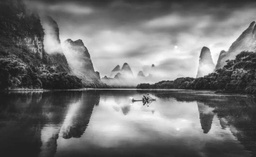
#> input picture Transform_code/test.jpg, 256 x 157 px, shrunk from 1120 x 688 before the run
$ python transform_code.py
#> lines starting #> are read from the running program, lines starting #| are printed output that depends on the picture; long printed decimals are rounded
# coding=utf-8
"""
Created on 2020/4/13 14:48
By cfsfine

"""

import numpy as np
import cv2


# 求两张图片的psnr
def psnr(img1, img2):
    mse = np.mean ((img1 / 255. - img2 / 255.) ** 2)
    if mse < 1.0e-10:
        return 100
    PIXEL_MAX = 1
    return 20 * np.math.log10 (PIXEL_MAX / np.math.sqrt (mse))


# dct变换后再反变换，返回psnr值。
# 传入n，取zigzag扫描后前2，3，5，8个系数结果。
# 输入其他数字表示全部系数恢复。
def dct(img, n):
    block_width = 8
    dct_arg = 1
    img_float = img.astype ('float')
    x_block_count = img.shape[0] / block_width
    y_block_count = img.shape[1] / block_width
    idct_img_recor = np.zeros (img.shape)

    if n == 2:
        zag = [[1, 1, 0, 0, 0, 0, 0, 0], [0, 0, 0, 0, 0, 0, 0, 0], [0, 0, 0, 0, 0, 0, 0, 0], [0, 0, 0, 0, 0, 0, 0, 0],
               [0, 0, 0, 0, 0, 0, 0, 0], [0, 0, 0, 0, 0, 0, 0, 0], [0, 0, 0, 0, 0, 0, 0, 0], [0, 0, 0, 0, 0, 0, 0, 0]]
    elif n == 3:
        zag = [[1, 1, 0, 0, 0, 0, 0, 0], [1, 0, 0, 0, 0, 0, 0, 0], [0, 0, 0, 0, 0, 0, 0, 0], [0, 0, 0, 0, 0, 0, 0, 0],
               [0, 0, 0, 0, 0, 0, 0, 0], [0, 0, 0, 0, 0, 0, 0, 0], [0, 0, 0, 0, 0, 0, 0, 0], [0, 0, 0, 0, 0, 0, 0, 0]]
    elif n == 5:
        zag = [[1, 1, 0, 0, 0, 0, 0, 0], [1, 1, 0, 0, 0, 0, 0, 0], [1, 0, 0, 0, 0, 0, 0, 0], [0, 0, 0, 0, 0, 0, 0, 0],
               [0, 0, 0, 0, 0, 0, 0, 0], [0, 0, 0, 0, 0, 0, 0, 0], [0, 0, 0, 0, 0, 0, 0, 0], [0, 0, 0, 0, 0, 0, 0, 0]]
    elif n == 8:
        zag = [[1, 1, 1, 1, 0, 0, 0, 0], [1, 1, 1, 0, 0, 0, 0, 0], [1, 0, 0, 0, 0, 0, 0, 0], [0, 0, 0, 0, 0, 0, 0, 0],
               [0, 0, 0, 0, 0, 0, 0, 0], [0, 0, 0, 0, 0, 0, 0, 0], [0, 0, 0, 0, 0, 0, 0, 0], [0, 0, 0, 0, 0, 0, 0, 0]]
    else:
        zag = [[1, 1, 1, 1, 1, 1, 1, 1], [1, 1, 1, 1, 1, 1, 1, 1], [1, 1, 1, 1, 1, 1, 1, 1], [1, 1, 1, 1, 1, 1, 1, 1],
               [1, 1, 1, 1, 1, 1, 1, 1], [1, 1, 1, 1, 1, 1, 1, 1], [1, 1, 1, 1, 1, 1, 1, 1], [1, 1, 1, 1, 1, 1, 1, 1]]

    for y_num in range (0, int (y_block_count)):
        for x_num in range (0, int (x_block_count)):
            x_offset = x_num * block_width
            y_offset = y_num * block_width
            block_img = img_float[x_offset:x_offset + block_width, y_offset:y_offset + block_width]

            # dct
            block_img_dct1 = cv2.dct (block_img)
            block_img_dct = np.zeros ([8, 8])
            for i in range (block_width):
                for j in range (block_width):
                    block_img_dct[i][j] = int (block_img_dct1[i][j])

            for i in range (block_width):
                for j in range (block_width):
                    block_img_dct[i][j] *= zag[i][j]

            block_img_idct = cv2.idct (block_img_dct)
            idct_img_recor[x_offset:x_offset + block_width, y_offset:y_offset + block_width] = block_img_idct
    cv2.imwrite ('test1.jpg', idct_img_recor)
    return psnr (img, idct_img_recor)


# dct变换后,量化，再反变换。
# 返回psnr值。k为量化系数。
def dct_quality(img, k):
    block_width = 8
    dct_arg = 1
    img_float = img.astype ('float')
    x_block_count = img.shape[0] / block_width
    y_block_count = img.shape[1] / block_width
    idct_img_recor = np.zeros (img.shape)

    q = [[16, 11, 10, 16, 24, 40, 51, 61], [12, 12, 14, 19, 26, 58, 60, 55],
         [14, 13, 16, 24, 40, 57, 69, 56], [14, 17, 22, 29, 51, 87, 80, 62],
         [18, 22, 37, 56, 68, 109, 103, 77], [24, 35, 55, 64, 81, 104, 113, 92],
         [49, 64, 78, 87, 103, 121, 120, 101], [72, 92, 95, 98, 112, 100, 103, 99]]

    for y_num in range (0, int (y_block_count)):
        for x_num in range (0, int (x_block_count)):
            x_offset = x_num * block_width
            y_offset = y_num * block_width
            block_img = img_float[x_offset:x_offset + block_width, y_offset:y_offset + block_width]
            # dct
            block_img_dct1 = cv2.dct (block_img)
            block_img_dct = np.zeros ([8, 8])
            for i in range (block_width):
                for j in range (block_width):
                    block_img_dct[i][j] = int (block_img_dct1[i][j])
            # 量化
            for i in range (block_width):
                for j in range (block_width):
                    block_img_dct[i][j] = int (block_img_dct[i][j] / (k * q[i][j]))

            # 反量化
            for i in range (block_width):
                for j in range (block_width):
                    block_img_dct[i][j] = int (block_img_dct[i][j] * (k * q[i][j]))

            # idct
            block_img_idct = cv2.idct (block_img_dct)
            idct_img_recor[x_offset:x_offset + block_width, y_offset:y_offset + block_width] = block_img_idct
    cv2.imwrite ('test1.jpg', idct_img_recor)
    return psnr (img, idct_img_recor)


if __name__ == '__main__':
    img = cv2.imread ("test.jpg", 0)
#> img is the input picture: shape (157, 256); min 21, max 255, mean 115.9
    # 题一
    print (dct (img, 1))
#> in psnr, `mse = np.mean ((img1 / 255. - img2 / 255.) ** 2)`: mse = 0.000997
#| 30.013
    # 题二
    print (dct (img, 2))
#| 21.008
    print (dct (img, 3))
#| 23.678
    print (dct (img, 5))
#> call 4 of dct, with n = 5
#> after the loop in dct (call 4), `for y_num in range (0, int (y_block_count)):`:
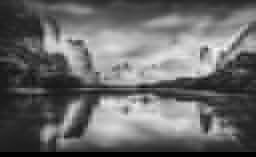
#> idct_img_recor: shape (157, 256) float64; min 0, max 280.5, mean 114.5; drawn with min black and max white
#| 25.086
    print (dct (img, 8))
#> in dct (call 5), `cv2.imwrite ('test1.jpg', idct_img_recor)`:
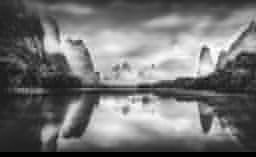
#> saved as test1.jpg: shape (157, 256); min 0, max 255, mean 114.4
#| 26.009
    # 题三
    print (dct_quality (img, 1))
#| 27.815
    print (dct_quality (img, 2))
#> call 2 of dct_quality, with k = 2
#> after the loop in dct_quality (call 2), `for y_num in range (0, int (y_block_count)):`:
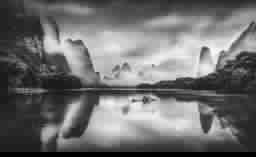
#> idct_img_recor: shape (157, 256) float64; min 0, max 259.3, mean 112.6; drawn with min black and max white
#| 26.677
    print (dct_quality (img, 3))
#| 25.832
    print (dct_quality (img, 4))
#| 25.046
    print (dct_quality (img, 5))
#| 24.416
    print (dct_quality (img, 6))
#> after the loop in dct_quality (call 6), `for y_num in range (0, int (y_block_count)):`:
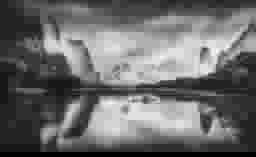
#> idct_img_recor: shape (157, 256) float64; min 0, max 259.4, mean 108.8; drawn with min black and max white
#| 23.719
    print (dct_quality (img, 7))
#| 23.157
    print (dct_quality (img, 8))
#> after the loop in dct_quality (call 8), `for y_num in range (0, int (y_block_count)):`:
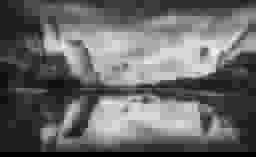
#> idct_img_recor: shape (157, 256) float64; min 0, max 263.4, mean 106.7; drawn with min black and max white
#| 22.602
    print (dct_quality (img, 9))
#> after the loop in dct_quality (call 9), `for y_num in range (0, int (y_block_count)):`:
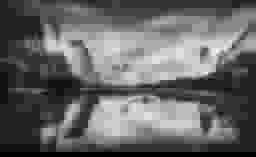
#> idct_img_recor: shape (157, 256) float64; min 0, max 266.3, mean 105.7; drawn with min black and max white
#| 22.186
    print (dct_quality (img, 10))
#> after the loop in dct_quality (call 10), `for y_num in range (0, int (y_block_count)):`:
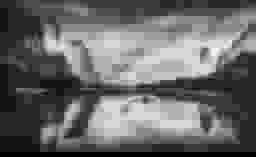
#> idct_img_recor: shape (157, 256) float64; min 0, max 258.9, mean 105; drawn with min black and max white
#| 21.742
